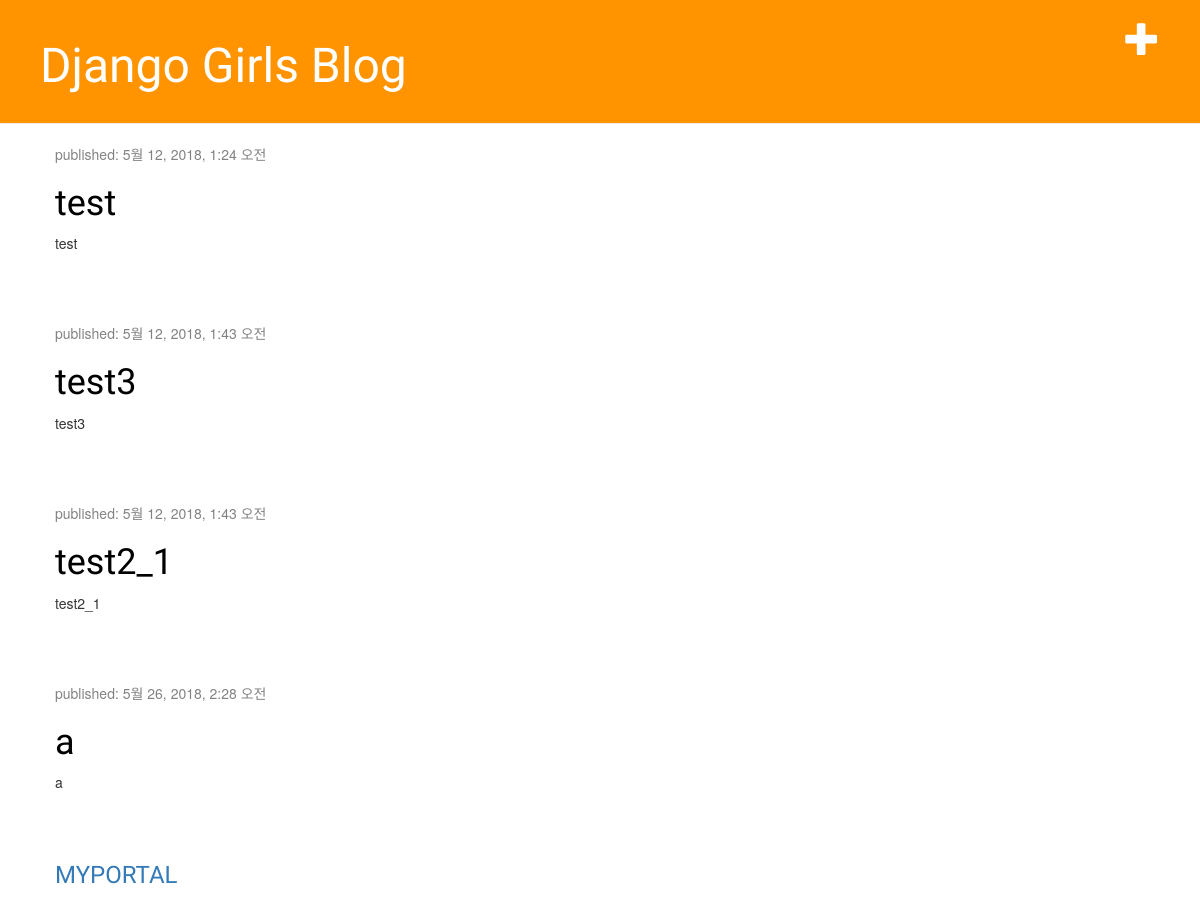
The page / on the database its author committed.
### blog/models.py (models this page shows, shortened)
class Post(models.Model):
    author = models.ForeignKey('auth.User', on_delete=models.CASCADE)
    title = models.CharField(max_length=200)
    text = models.TextField()
    created_date = models.DateTimeField(default=timezone.now)
    published_date = models.DateTimeField(blank=True, null=True)

### blog/views.py (the view)
# urls.py: url(r'^$', views.post_list, name='post_list'),
def post_list(request):
    posts = Post.objects.filter(published_date__lte=timezone.now()).order_by('published_date')
    return render(request, 'blog/post_list.html', {'posts': posts})

### blog/templates/blog/post_list.html
{% extends 'blog/base.html' %}
{% block content %}
	{% for post in posts %}
		<div class="post">
			<div class="date">
				<p>published: {{ post.published_date }}</p>
			</div>
			<h1><a href="{% url 'post_detail' pk=post.pk %}">{{ post.title }}</a></h1>
			<p>{{ post.text|linebreaksbr }}</p>
		</div>
	{% endfor %}
	<h3><a href="{% url 'myportal' %}" target="_blank">MYPORTAL</a></h3>
{% endblock content %}

### blog/static/css/blog.css (style rules this page uses)
h1, h2, h3, h4 { font-family: 'Lobster', cursive; }
.date { color: #828282; }
.post { margin-bottom: 70px; }
.post h1 a, .post h1 a:visited { color: #000000; }

### rows shown on the page
Post: published_date "5월 12, 2018, 1:24 오전", title "test", text "test"
Post: published_date "5월 12, 2018, 1:43 오전", title "test3", text "test3"
Post: published_date "5월 12, 2018, 1:43 오전", title "test2_1", text "test2_1"
Post: published_date "5월 26, 2018, 2:28 오전", title "a", text "a"
